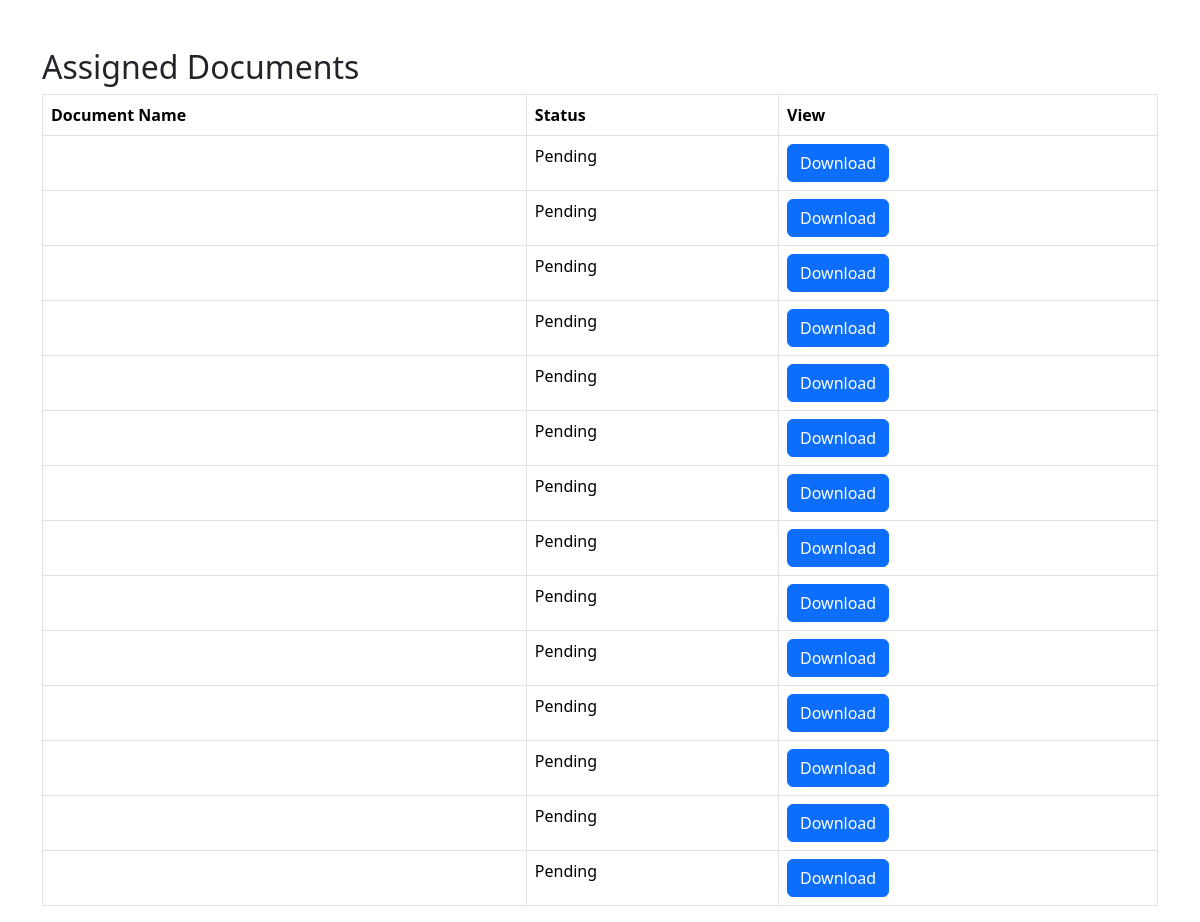
/view_documents.php (signed in), run on the app's committed database.
### tables this page shows
CREATE TABLE `documents` (
  `id` int(11) NOT NULL,
  `task_id` int(11) DEFAULT NULL,
  `employee_id` int(11) DEFAULT NULL,
  `document_name` varchar(255) DEFAULT NULL,
  `document_path` varchar(255) DEFAULT NULL,
  `uploaded_at` timestamp NOT NULL DEFAULT current_timestamp(),
  `status` varchar(50) DEFAULT 'Pending',
  `assigned_by` int(11) DEFAULT NULL
);

### view_documents.php (the view, shortened to what this page needs)
<?php
include 'db.php';
$user_id = $_SESSION['user_id'];
$stmt = $pdo->prepare('SELECT * FROM documents WHERE employee_id = ?');
$stmt->execute([$user_id]);
$documents = $stmt->fetchAll();
?>
<!DOCTYPE html>
<html lang="en">
<head>
    <link rel="stylesheet" href="vendor/bootstrap/css/bootstrap.min.css">
</head>
<body>
    <div class="container mt-5">
        <h2>Assigned Documents</h2>
        <?php if ($documents): ?>
        <table class="table table-bordered">
            <thead>
                <tr>
                    <th>Document Name</th>
                    <th>Status</th>
                    <th>View</th>
                </tr>
            </thead>
            <tbody>
                <?php foreach ($documents as $document): ?>
                    <tr>
                        <td><?= htmlspecialchars($document['file_name']); ?></td>
                        <td><?= htmlspecialchars($document['status']); ?></td>
                        <td>
                            <a href="uploads/<?= htmlspecialchars($document['file_name']); ?>" class="btn btn-primary" download>Download</a>
                        </td>
                    </tr>
                <?php endforeach; ?>
            </tbody>
        </table>
        <?php else: ?>
        <p>No documents assigned to you.</p>
        <?php endif; ?>
    </div>
</body>
</html>

### data on the page
documents: status "Pending"
documents: status "Pending"
documents: status "Pending"
documents: status "Pending"
documents: status "Pending"
documents: status "Pending"
documents: status "Pending"
documents: status "Pending"
documents: status "Pending"
documents: status "Pending"
documents: status "Pending"
documents: status "Pending"
documents: status "Pending"
documents: status "Pending"
